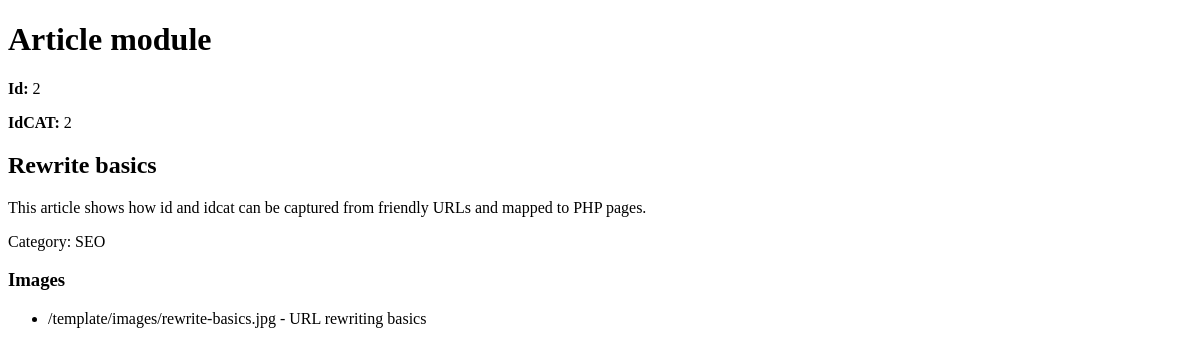
Page /pages/modules.php?id=2 on the earlier database version.
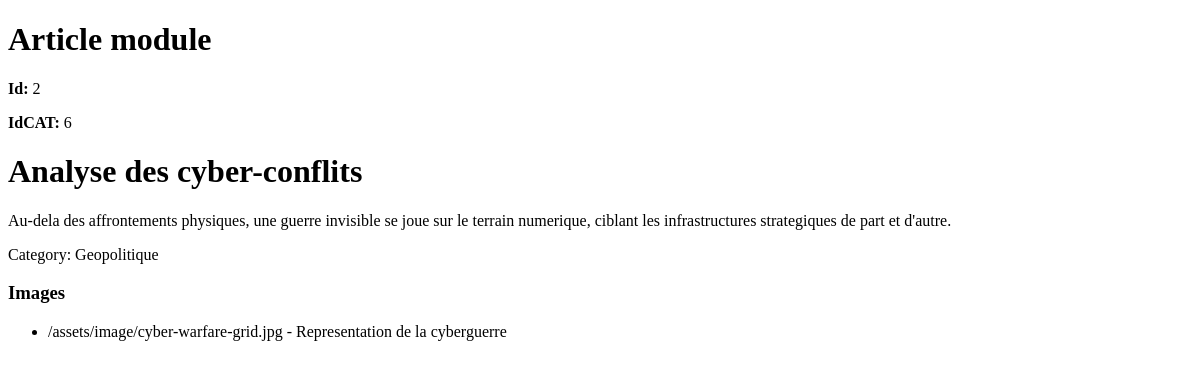
Same page on the later database version.
### tables this page shows
CREATE TABLE IF NOT EXISTS articles (
    id INT AUTO_INCREMENT PRIMARY KEY,
    category_id INT NOT NULL,
    body TEXT NOT NULL,
    created_at TIMESTAMP DEFAULT CURRENT_TIMESTAMP,
    CONSTRAINT fk_articles_category FOREIGN KEY (category_id) REFERENCES categories(id)
);

CREATE TABLE IF NOT EXISTS categories (
    id INT AUTO_INCREMENT PRIMARY KEY,
    name VARCHAR(150) NOT NULL,
    created_at TIMESTAMP DEFAULT CURRENT_TIMESTAMP
);

CREATE TABLE IF NOT EXISTS images (
    id INT AUTO_INCREMENT PRIMARY KEY,
    article_id INT NOT NULL,
    image_url VARCHAR(255) NOT NULL,
    alt_text VARCHAR(255),
    sort_order INT NOT NULL DEFAULT 1,
    created_at TIMESTAMP DEFAULT CURRENT_TIMESTAMP,
    CONSTRAINT fk_images_article FOREIGN KEY (article_id) REFERENCES articles(id) ON DELETE CASCADE
);

### includes/function.php (called while the page is built, shortened)
<?php
function findArticleById(PDO $pdo, int $articleId): ?array
{
    $stmt = $pdo->prepare('SELECT a.id, a.category_id, a.body, a.title, a.author, a.created_at, c.name AS category_name FROM articles a INNER JOIN categories c ON c.id = a.category_id WHERE a.id = :id LIMIT 1');
    $stmt->execute(['id' => $articleId]);
    $article = $stmt->fetch();
    return $article !== false ? $article : null;
}
function findCategoryByIdentifier(PDO $pdo, string $identifier): ?array
{
    if (ctype_digit($identifier)) {
        $stmt = $pdo->prepare('SELECT id, name FROM categories WHERE id = :id LIMIT 1');
        $stmt->execute(['id' => (int) $identifier]);
        $category = $stmt->fetch();
        return $category !== false ? $category : null;
    }
    $stmt = $pdo->prepare('SELECT id, name FROM categories WHERE LOWER(name) = LOWER(:name) LIMIT 1');
    $stmt->execute(['name' => $identifier]);
    $category = $stmt->fetch();
    return $category !== false ? $category : null;
}
function findImagesByArticleId(PDO $pdo, int $articleId): array
{
    $stmt = $pdo->prepare('SELECT id, image_url, alt_text, sort_order FROM images WHERE article_id = :article_id ORDER BY sort_order ASC, id ASC');
    $stmt->execute(['article_id' => $articleId]);
    return $stmt->fetchAll();
}

### pages/modules.php (the view, shortened to what this page needs)
<?php
require_once __DIR__ . '/../includes/function.php';
$id = trim((string) ($_GET['id'] ?? ''));
$idcat = trim((string) ($_GET['idcat'] ?? ''));
$errorMessage = '';
$article = null;
$category = null;
if ($id === '') {
	http_response_code(400);
	$errorMessage = 'Missing article identifier in URL.';
} else {
	try {
		if ($errorMessage === '') {
			$pdo = dbConnection();
			$article = findArticleById($pdo, (int) $id);
		}
		if ($article === null) {
			if ($errorMessage === '') {
				http_response_code(404);
				$errorMessage = 'Article not found.';
			}
		} else {
			$category = $idcat !== ''
				? findCategoryByIdentifier($pdo, $idcat)
				: findCategoryByIdentifier($pdo, (string) $article['category_id']);
			$images = findImagesByArticleId($pdo, (int) $article['id']);
		}
	} catch (Throwable $exception) {
		http_response_code(500);
		$errorMessage = 'Database error: ' . $exception->getMessage();
	}
}
?>
<!doctype html>
<html lang="en">
<head>
</head>
<body>
	<h1>Article module</h1>
	<?php if ($errorMessage !== ''): ?>
		<p><?= htmlspecialchars($errorMessage, ENT_QUOTES, 'UTF-8'); ?></p>
	<?php else: ?>
		<p><strong>Id:</strong> <?= htmlspecialchars($id, ENT_QUOTES, 'UTF-8'); ?></p>
		<p><strong>IdCAT:</strong> <?= htmlspecialchars($idcat !== '' ? $idcat : (string) ($article['category_id'] ?? ''), ENT_QUOTES, 'UTF-8'); ?></p>
		<div><?= (string) $article['body']; ?></div>
		<?php if ($category !== null): ?>
			<p>Category: <?= htmlspecialchars((string) $category['name'], ENT_QUOTES, 'UTF-8'); ?></p>
		<?php endif; ?>
		<?php if (!empty($images)): ?>
			<h3>Images</h3>
			<ul>
				<?php foreach ($images as $image): ?>
					<li>
						<?= htmlspecialchars((string) $image['image_url'], ENT_QUOTES, 'UTF-8'); ?>
						<?php if (!empty($image['alt_text'])): ?>
							- <?= htmlspecialchars((string) $image['alt_text'], ENT_QUOTES, 'UTF-8'); ?>
						<?php endif; ?>
					</li>
				<?php endforeach; ?>
			</ul>
		<?php endif; ?>
	<?php endif; ?>
</body>
</html>

Differences in the rows shown:
removed categories: name "SEO"
changed articles: category "2" → "6"; body "Rewrite basics This article shows how id and idcat can be captured from friendly URLs and mapped to PHP pages." → "Analyse des cyber-conflits Au-dela des affrontements physiques, une guerre invisible se joue sur le terrain numerique, ciblant les infrastructures strategiques de part et d'autre."
added categories: name "Geopolitique"
changed images: image_url "/template/images/rewrite-basics.jpg" → "/assets/image/cyber-warfare-grid.jpg"; alt_text "URL rewriting basics" → "Representation de la cyberguerre"
